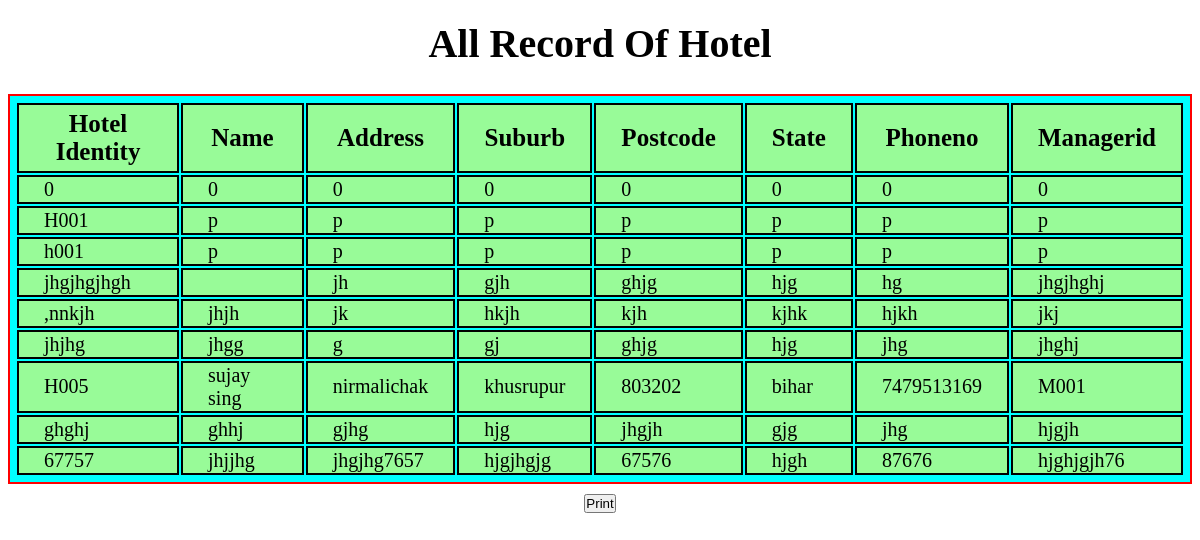
Screenshot of /AllsearchHotel.php with the database file from the repository.
### tables this page shows
CREATE TABLE `hotel` (
  `hotel_id` varchar(10) NOT NULL,
  `name` varchar(10) DEFAULT NULL,
  `address` varchar(40) DEFAULT NULL,
  `suburb` varchar(40) DEFAULT NULL,
  `postcode` varchar(50) DEFAULT NULL,
  `state` varchar(30) DEFAULT NULL,
  `phoneno` varchar(20) DEFAULT NULL,
  `managerid` varchar(50) DEFAULT NULL
);

### connect.php (called while the page is built, shortened)
<?php
class connect
{
	protected $username="root";
	protected $password="";
	protected $database="hotel";
	protected $server="localhost";
	public function __construct()
	{
		$this->db_found=mysqli_connect($this->server,$this->username,$this->password,$this->database);
	}
}

### AllsearchHotel.php (the view, shortened to what this page needs)
<?php
include 'connect.php';
class hotel extends connect
{
	public function allsearch()
	{
		if($this->db_found)
		{
			$r=mysqli_query($this->db_found,"select * from hotel");
			echo "<center>";
			echo"<h1>All Record Of Hotel<h1>";
			echo "<table border=1 bgcolor=cyan>
				<tr>
					<th> Hotel Identity </th>
					<th> Name </th>
					<th> Address </th>
					<th> Suburb </th>
					<th> Postcode </th>
					<th> State </th>
					<th> Phoneno </th>
					<th> Managerid </th>
				</tr>";
			while($db_field=mysqli_fetch_assoc($r))
			{
				echo"<tr>";
				echo "<td>".$db_field['hotel_id']."</td>";
				echo "<td>".$db_field['name']."</td>";
				echo "<td>".$db_field['address']."</td>";
				echo "<td>".$db_field['suburb']."</td>";
				echo "<td>".$db_field['postcode']."</td>";
				echo "<td>".$db_field['state']."</td>";
				echo "<td>".$db_field['phoneno']."</td>";
				echo "<td>".$db_field['managerid']."</td>";
				echo"</tr>";
			}
			echo"</table>
			<style>
			*{
				margin-top: 10px;
				padding: 0px;
				box-sizing: border-box;
			}
			h1{
				color: black;
				font-size: 40px;
				text-shadow: 2px 2px solid red;
			}
		       table{
				border: 2px solid red;
				font-size: 25px;
				padding: 5px;
			}
		       th{
				font-weight: bold;
				padding: 5px;
				border: 2px solid black;
				padding-left: 25px;
				padding-right: 25px;
				background-color: palegreen;
		       }
		       td{
			padding: 1px;
			border: 2px solid black;
			padding-left: 25px;
			padding-right: 25px;
			background-color: palegreen;
			text-aling: center;
			font-size: 20px;
		}
		</style>
			";
			echo"<input type=button value='Print' onclick=window.print()>";
		}
	}
}
$ob=new hotel();
$ob->allsearch();
?>

### AllsearchHotel.php (style rules this page uses)
* { margin-top: 10px; padding: 0px; box-sizing: border-box; }
h1 { color: black; font-size: 40px; text-shadow: 2px 2px solid red; }
table { border: 2px solid red; font-size: 25px; padding: 5px; }
th { font-weight: bold; padding: 5px; border: 2px solid black; padding-left: 25px; padding-right: 25px; background-color: palegreen; }
td { padding: 1px; border: 2px solid black; padding-left: 25px; padding-right: 25px; background-color: palegreen; text-aling: center; font-size: 20px; }

### rows the page displays
hotel: hotel_id "0", name "0", address "0", suburb "0", postcode "0", state "0", phoneno "0", managerid "0"
hotel: hotel_id "H001", name "p", address "p", suburb "p", postcode "p", state "p", phoneno "p", managerid "p"
hotel: hotel_id "h001", name "p", address "p", suburb "p", postcode "p", state "p", phoneno "p", managerid "p"
hotel: hotel_id "jhgjhgjhgh", address "jh", suburb "gjh", postcode "ghjg", state "hjg", phoneno "hg", managerid "jhgjhghj"
hotel: hotel_id ",nnkjh", name "jhjh", address "jk", suburb "hkjh", postcode "kjh", state "kjhk", phoneno "hjkh", managerid "jkj"
hotel: hotel_id "jhjhg", name "jhgg", address "g", suburb "gj", postcode "ghjg", state "hjg", phoneno "jhg", managerid "jhghj"
hotel: hotel_id "H005", name "sujay sing", address "nirmalichak", suburb "khusrupur", postcode "803202", state "bihar", phoneno "7479513169", managerid "M001"
hotel: hotel_id "ghghj", name "ghhj", address "gjhg", suburb "hjg", postcode "jhgjh", state "gjg", phoneno "jhg", managerid "hjgjh"
hotel: hotel_id "67757", name "jhjjhg", address "jhgjhg7657", suburb "hjgjhgjg", postcode "67576", state "hjgh", phoneno "87676", managerid "hjghjgjh76"
